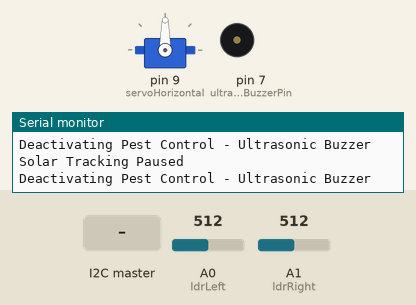
This sketch was run on a simulated Arduino Uno, built with avr-gcc and run on an emulated ATmega328P. Shown: servo, buzzer (waves = sounding), the last lines printed to the serial monitor. The test bench sets the inputs (shaded band); at power-on: A0 (ldrLeft) = 512, A1 (ldrRight) = 512.

Above: at 1.2 s.
1.3 s: the I2C master sends the byte 2
At 2.5 s:
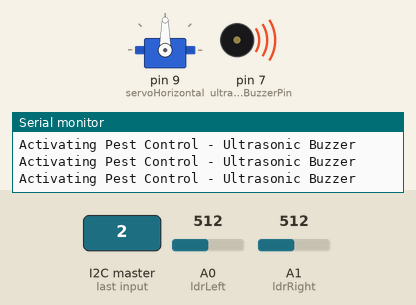
2.8 s: the I2C master sends the byte 1
At 3.4 s:
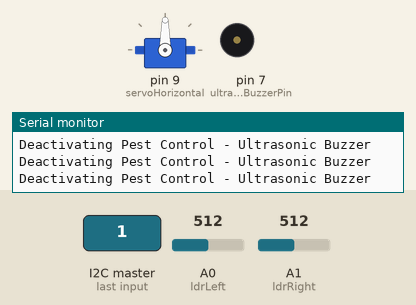
Timing chart, 0 to 5.8 s (numbered marks = the images above; inputs shaded):
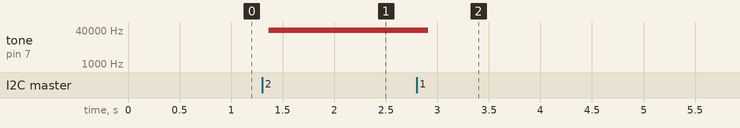

The sketch:

slave_arduino.ino
```cpp
 #include <Wire.h>
 #include <Servo.h>
 Servo servoHorizontal;  // Horizontal servo
 int ldrLeft = A0;  // Left LDR
 int ldrRight = A1; // Right LDR
 const int slaveAddress = 8;  // I2C address of this slave
 int receivedData = 0;
 // Pin for ultrasonic buzzer
 int ultrasonicBuzzerPin = 7;  // Pin connected to the ultrasonic buzzer
 void setup() {
 servoHorizontal.attach(9); // Attach the servo to pin 9
 servoHorizontal.write(90); // Start at the center position
 Serial.begin(9600);  // Initialize serial communication for debugging
 Wire.begin(slaveAddress);  // Join I2C bus as slave with address 8
 Wire.onReceive(receiveEvent);  // Register event function to handle incoming data
 pinMode(ultrasonicBuzzerPin, OUTPUT);  // Set buzzer pin as output
 }
 void loop() {
 if (receivedData == 1) {
 // Solar Tracking Activated
 int leftValue = analogRead(ldrLeft);   // Read the left LDR
 int rightValue = analogRead(ldrRight); // Read the right LDR
 // Compare the LDR values and adjust the servo position
    if (leftValue > rightValue + 10) {
      servoHorizontal.write(servoHorizontal.read() - 1); // Move servo to the left
    } else if (rightValue > leftValue + 10) {
      servoHorizontal.write(servoHorizontal.read() + 1); // Move servo to the right
    }
    delay(100);  // Small delay to stabilize the movement
  } else if (receivedData == 0) {
    // Motor is OFF, no tracking
    Serial.println("Solar Tracking Paused");
  }
  if (receivedData == 2) {
    // Activate ultrasonic buzzer to repel pests
    Serial.println("Activating Pest Control - Ultrasonic Buzzer");
    tone(ultrasonicBuzzerPin, 40000); // Emit a high-frequency sound (e.g., 40 kHz)
  } else if (receivedData != 2) {
    // Deactivate ultrasonic buzzer
    Serial.println("Deactivating Pest Control - Ultrasonic Buzzer");
    noTone(ultrasonicBuzzerPin); // Stop emitting sound
  }
 }
 void receiveEvent(int howMany) {
  if (Wire.available() > 0) {
    receivedData = Wire.read();  // Read the data from the master
    Serial.print("Received: ");  // Debug line
    Serial.println(receivedData); // Debug line
  }
 }
```

Measured:
- after the input at 1.3 s, tone on pin 7 (ultrasonicBuzzerPin): silent → 40000 Hz after 0.06 s
- after the input at 2.8 s, tone on pin 7 (ultrasonicBuzzerPin): 40000 Hz → silent after 0.11 s
